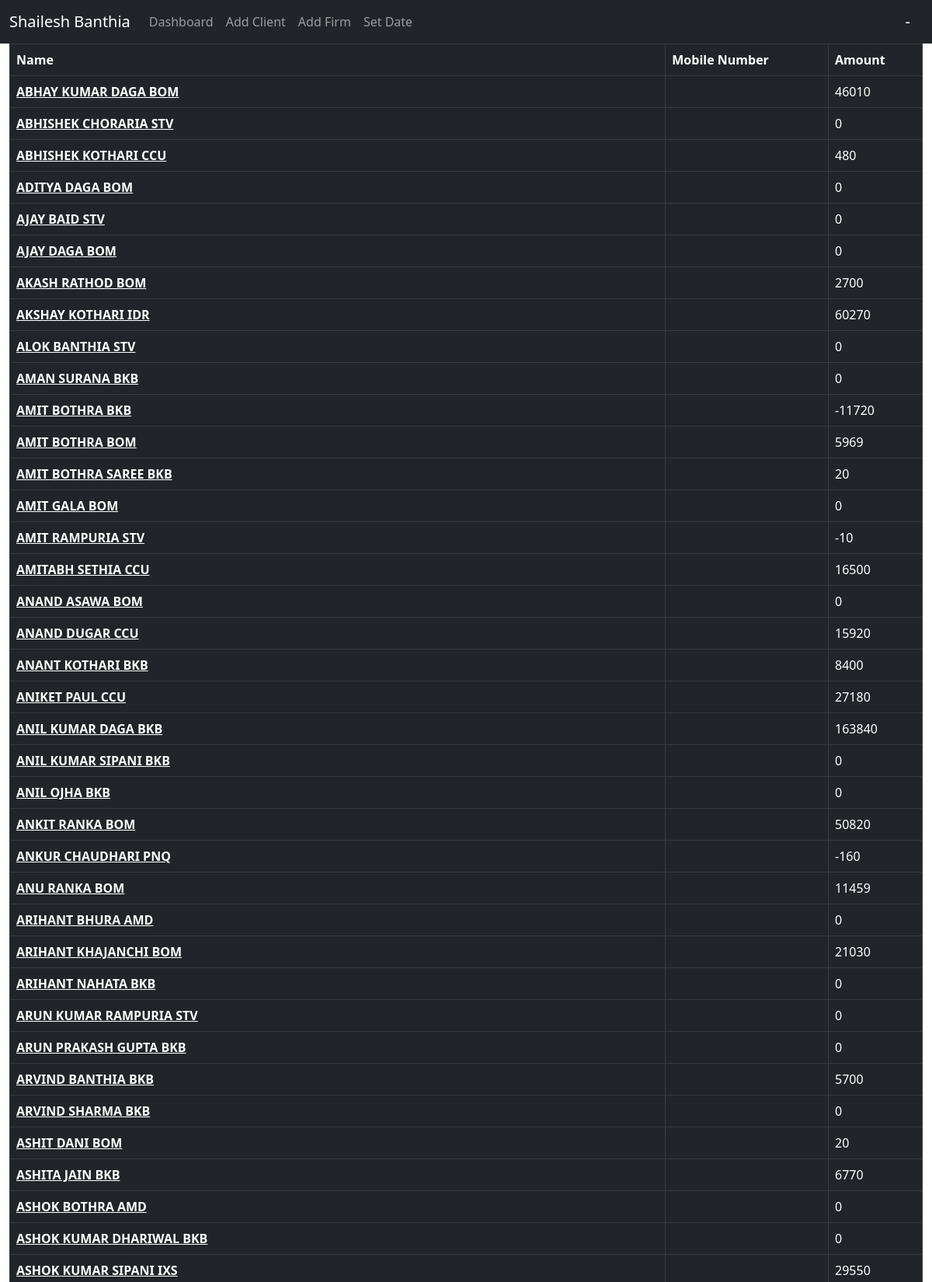
/client-list/ (upper part), run on the app's committed database.
### ledger/models.py (models this page shows, shortened)
class Client(models.Model):
    name = models.CharField(null=False, max_length=255, unique=True)
    class Meta:
        ordering = ['name']

### ledger/views.py (the view)
# urls.py: path('client-list/', views.client_list_view, name='client-list'),
def client_list_view(request):
    client_list = models.Client.objects.all()
    for client in client_list:
        val = 0
        for tranction in client.trancation_set.all():
            val += tranction.amount
        client.val = val
    return render(request, 'ledger/client_list.html',
                  {'client_list': client_list})

### ledger/templates/ledger/client_list.html (shortened to what this page needs)
{% extends 'base_template.html' %}
{% block content %}
    <table class="table table-bordered table-dark">
        <thead>
        <tr>
            <th>Name</th>
            <th>Mobile Number</th>
            <th>Amount</th>
        </tr>
        </thead>
        <tbody>
        {% for client in client_list %}
            <tr class="{% if client.val > 0 %}
                            bg-danger
                            {% elif client.val < 0 %}bg-success
                            {% else %} bg-primary
                        {% endif %} ">
                <th><a style="color: white;"
                       href="{% url 'add-trancation' id=client.id %}">{{ client.name }}</a></th>
                <td>{{ client.mobno }}</td>
                <td>{{ client.val }}</td>
            </tr>
        {% endfor %}
        </tbody>
    </table>
{% endblock %}

### data on the page
Client: name "ABHAY KUMAR DAGA BOM", val "46010"
Client: name "ABHISHEK CHORARIA STV", val "0"
Client: name "ABHISHEK KOTHARI CCU", val "480"
Client: name "ADITYA DAGA BOM", val "0"
Client: name "AJAY BAID STV", val "0"
Client: name "AJAY DAGA BOM", val "0"
Client: name "AKASH RATHOD BOM", val "2700"
Client: name "AKSHAY KOTHARI IDR", val "60270"
Client: name "ALOK BANTHIA STV", val "0"
Client: name "AMAN SURANA BKB", val "0"
Client: name "AMIT BOTHRA BKB", val "-11720"
Client: name "AMIT BOTHRA BOM", val "5969"
Client: name "AMIT BOTHRA SAREE BKB", val "20"
Client: name "AMIT GALA BOM", val "0"
Client: name "AMIT RAMPURIA STV", val "-10"
Client: name "AMITABH SETHIA CCU", val "16500"
Client: name "ANAND ASAWA BOM", val "0"
Client: name "ANAND DUGAR CCU", val "15920"
Client: name "ANANT KOTHARI BKB", val "8400"
Client: name "ANIKET PAUL CCU", val "27180"
Client: name "ANIL KUMAR DAGA BKB", val "163840"
Client: name "ANIL KUMAR SIPANI BKB", val "0"
Client: name "ANIL OJHA BKB", val "0"
Client: name "ANKIT RANKA BOM", val "50820"
Client: name "ANKUR CHAUDHARI PNQ", val "-160"
Client: name "ANU RANKA BOM", val "11459"
Client: name "ARIHANT BHURA AMD", val "0"
Client: name "ARIHANT KHAJANCHI BOM", val "21030"
Client: name "ARIHANT NAHATA BKB", val "0"
Client: name "ARUN KUMAR RAMPURIA STV", val "0"
Client: name "ARUN PRAKASH GUPTA BKB", val "0"
Client: name "ARVIND BANTHIA BKB", val "5700"
Client: name "ARVIND SHARMA BKB", val "0"
Client: name "ASHIT DANI BOM", val "20"
Client: name "ASHITA JAIN BKB", val "6770"
Client: name "ASHOK BOTHRA AMD", val "0"
Client: name "ASHOK KUMAR DHARIWAL BKB", val "0"
Client: name "ASHOK KUMAR SIPANI IXS", val "29550"
